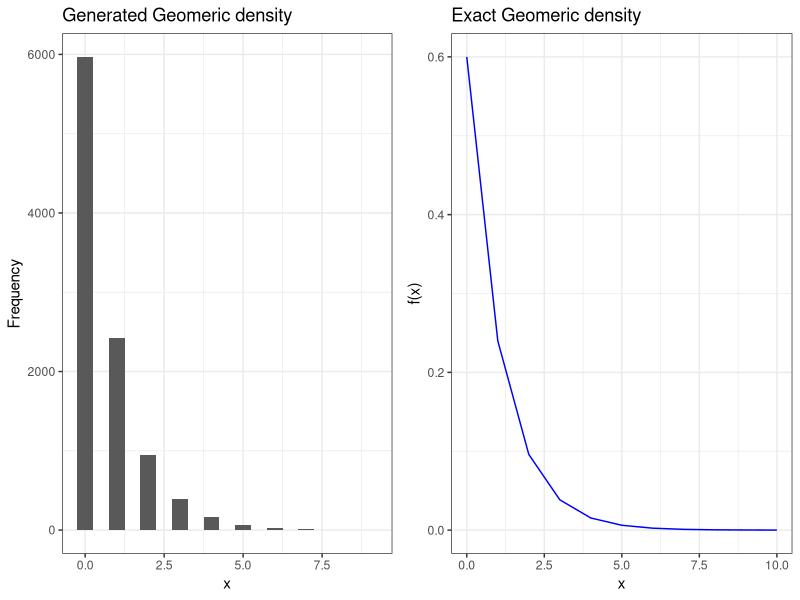
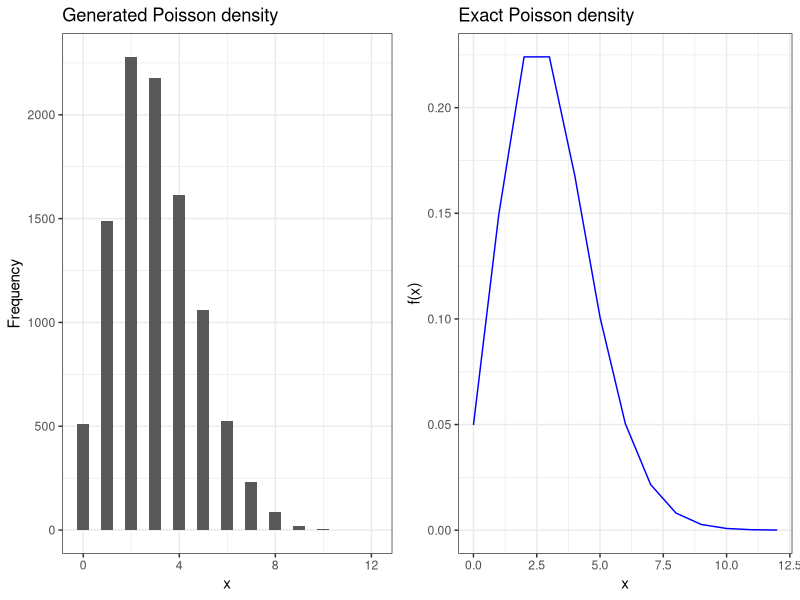
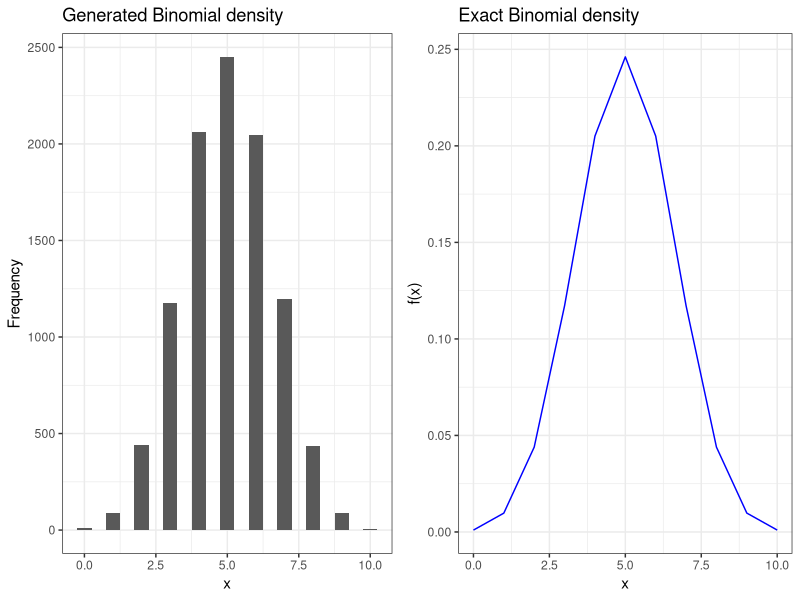

Generate these figures, in order, with R:
## ---- chunk 1
knitr::opts_chunk$set(echo = TRUE)
## ---- chunk 2
library(ggplot2)
library(tidyverse)
library(gridExtra)
library(grid)
## ---- chunk 3
# set parameters
p<- 0.6
q <- 1 - p
# generate 10,000 random uniform variables
set.seed(1)
u <- runif(10000)
## ---- chunk 4
#generate values
generated_vals <- floor( log ( u ) / log (q )) 
# get the exact values of the PDF
x <- seq(0, 10, by = 1)
theoretical_pdf <- p*(1-p)^x

# create list to hold our two plots
plts <- list()

# construct histogram of generated values
plts[[1]] <- tibble(generated_vals = generated_vals) %>%
    ggplot() +
        geom_histogram(aes(x = generated_vals),binwidth = 0.5 ) +
        theme_bw() +
        labs(x = "x", y = "Frequency", title = "Generated Geomeric density")

# construct line chart of exact pdf
plts[[2]] <- tibble(x = x, theoretical_pdf = theoretical_pdf) %>%
    ggplot() +
        geom_line(aes(x = x, y = theoretical_pdf), colour = "blue") +
        theme_bw() +
        labs(x = "x", y = "f(x)", title = "Exact Geomeric density")

#arrange two plots
grid.arrange(grobs = plts, nrow = 1)

## ---- chunk 5
# create a poisson generate function
poissonfunc <-  function(n, lambda){
  X <- rep(0, n) 
  for(m in 1:n){
    u = runif(1)
    i = 0
    F = exp(-lambda) 
    while(u >= F){
      i = i+1
      F = F + dpois(i,lambda) 
    }
  X[m] = i
  }
X
}

#generate values
set.seed(1)
generated_vals1 <- poissonfunc(n = 10000,lambda = 3)

# get the exact values of the PDF
x <- seq(0, 12, by = 1)
theoreticalpoi_pdf <- 3^x*exp(-3)/gamma(x+1)
## ---- chunk 6
# create list to hold our two plots
plts <- list()

# construct histogram of generated values
plts[[1]] <- tibble(generated_vals1 = generated_vals1) %>%
    ggplot() +
        geom_histogram(aes(x = generated_vals1),binwidth = 0.5 ) +
        theme_bw() +
        labs(x = "x", y = "Frequency", title = "Generated Poisson density")

# construct line chart of exact pdf
plts[[2]] <- tibble(x = x, theoreticalpoi_pdf = theoreticalpoi_pdf) %>%
    ggplot() +
        geom_line(aes(x = x, y = theoreticalpoi_pdf), colour = "blue") +
        theme_bw() +
        labs(x = "x", y = "f(x)", title = "Exact Poisson density")

#arrange two plots
grid.arrange(grobs = plts, nrow = 1)
## ---- chunk 7
# create a binomial generate function
binfunc <- function(num, n, p){
  X <- rep(0, num) 
  for(m in 1:num){
    u = runif(1)
    i = 0
    c = p/(1-p)
    pr = (1-p)^n
    F = pr
    while(u >= F){
      pr = (c*(n-i)/(i+1))*pr
      F = F + pr
      i = i+1
    }
  X[m] = i
  }
X
}

#generate values
generated_vals2 <- binfunc(num=10000,n=10,p=0.5)

# set parameters
n <- 10
p <- 0.5
q <- 1 - p
x <- seq(0, 10, by = 1)
# get the exact values of the PDF
theoreticalbin_pdf <- (gamma(n+1)/(gamma(x+1)*gamma(n-x+1)))*p^x*q^(10-x)
## ---- chunk 8
# create list to hold our two plots
plts <- list()

# construct histogram of generated values
plts[[1]] <- tibble(generated_vals2 = generated_vals2) %>%
    ggplot() +
        geom_histogram(aes(x = generated_vals2),binwidth = 0.5 ) +
        theme_bw() +
        labs(x = "x", y = "Frequency", title = "Generated Binomial density")

# construct line chart of exact pdf
plts[[2]] <- tibble(x = x, theoreticalbin_pdf = theoreticalbin_pdf) %>%
    ggplot() +
        geom_line(aes(x = x, y = theoreticalbin_pdf), colour = "blue") +
        theme_bw() +
        labs(x = "x", y = "f(x)", title = "Exact Binomial density")


#arrange two plots
grid.arrange(grobs = plts, nrow = 1)
